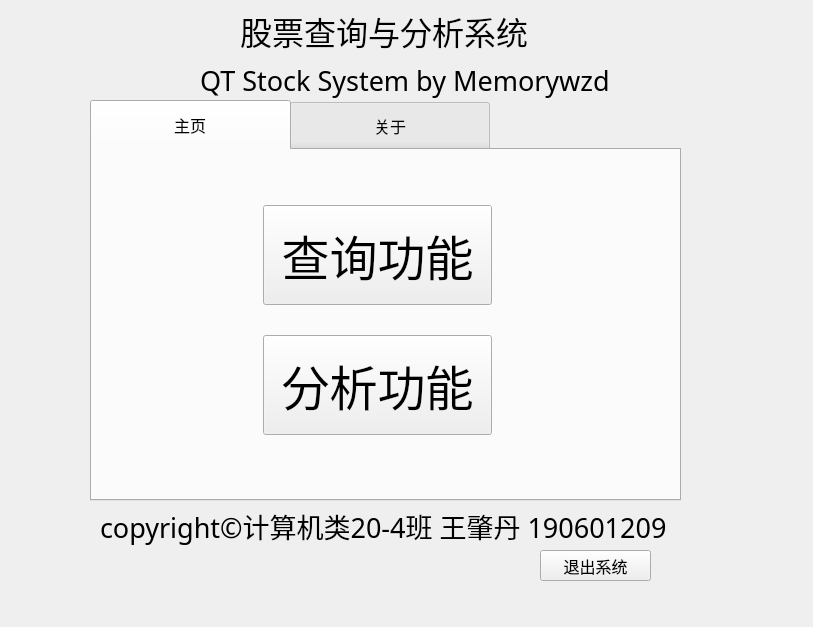
<?xml version="1.0" encoding="UTF-8"?>
<ui version="4.0">
 <class>QStocksysClass</class>
 <widget class="QWidget" name="QStocksysClass">
  <property name="geometry">
   <rect>
    <x>0</x>
    <y>0</y>
    <width>813</width>
    <height>627</height>
   </rect>
  </property>
  <property name="font">
   <font>
    <family>等线</family>
    <pointsize>12</pointsize>
   </font>
  </property>
  <property name="windowTitle">
   <string>股票分析与查询系统- By Memorywzd</string>
  </property>
  <widget class="QLabel" name="label">
   <property name="geometry">
    <rect>
     <x>200</x>
     <y>60</y>
     <width>471</width>
     <height>41</height>
    </rect>
   </property>
   <property name="font">
    <font>
     <pointsize>20</pointsize>
    </font>
   </property>
   <property name="text">
    <string>QT Stock System by Memorywzd</string>
   </property>
  </widget>
  <widget class="QLabel" name="label_2">
   <property name="geometry">
    <rect>
     <x>240</x>
     <y>10</y>
     <width>401</width>
     <height>41</height>
    </rect>
   </property>
   <property name="font">
    <font>
     <pointsize>24</pointsize>
    </font>
   </property>
   <property name="text">
    <string>股票查询与分析系统</string>
   </property>
  </widget>
  <widget class="QLabel" name="label_3">
   <property name="geometry">
    <rect>
     <x>100</x>
     <y>500</y>
     <width>681</width>
     <height>51</height>
    </rect>
   </property>
   <property name="font">
    <font>
     <pointsize>20</pointsize>
    </font>
   </property>
   <property name="text">
    <string>copyright©计算机类20-4班 王肇丹 190601209</string>
   </property>
  </widget>
  <widget class="QTabWidget" name="tabWidget">
   <property name="geometry">
    <rect>
     <x>90</x>
     <y>100</y>
     <width>591</width>
     <height>401</height>
    </rect>
   </property>
   <property name="font">
    <font>
     <family>等线</family>
     <pointsize>12</pointsize>
    </font>
   </property>
   <property name="styleSheet">
    <string notr="true">QTabBar::tab{width:200}

QTabBar::tab{height:50}</string>
   </property>
   <property name="currentIndex">
    <number>0</number>
   </property>
   <widget class="QWidget" name="tab">
    <attribute name="title">
     <string>主页</string>
    </attribute>
    <widget class="QWidget" name="verticalLayoutWidget">
     <property name="geometry">
      <rect>
       <x>160</x>
       <y>20</y>
       <width>251</width>
       <height>301</height>
      </rect>
     </property>
     <layout class="QVBoxLayout" name="verticalLayout">
      <property name="sizeConstraint">
       <enum>QLayout::SetDefaultConstraint</enum>
      </property>
      <item>
       <widget class="QPushButton" name="pushButton">
        <property name="minimumSize">
         <size>
          <width>50</width>
          <height>100</height>
         </size>
        </property>
        <property name="font">
         <font>
          <family>等线</family>
          <pointsize>36</pointsize>
         </font>
        </property>
        <property name="text">
         <string>查询功能</string>
        </property>
       </widget>
      </item>
      <item>
       <widget class="QPushButton" name="pushButton_2">
        <property name="minimumSize">
         <size>
          <width>50</width>
          <height>100</height>
         </size>
        </property>
        <property name="font">
         <font>
          <family>等线</family>
          <pointsize>36</pointsize>
         </font>
        </property>
        <property name="text">
         <string>分析功能</string>
        </property>
       </widget>
      </item>
     </layout>
    </widget>
   </widget>
   <widget class="QWidget" name="tab_2">
    <attribute name="title">
     <string>关于</string>
    </attribute>
    <widget class="QTextBrowser" name="textBrowser">
     <property name="geometry">
      <rect>
       <x>70</x>
       <y>50</y>
       <width>471</width>
       <height>271</height>
      </rect>
     </property>
     <property name="html">
      <string>&lt;!DOCTYPE HTML PUBLIC &quot;-//W3C//DTD HTML 4.0//EN&quot; &quot;http://www.w3.org/TR/REC-html40/strict.dtd&quot;&gt;
&lt;html&gt;&lt;head&gt;&lt;meta name=&quot;qrichtext&quot; content=&quot;1&quot; /&gt;&lt;style type=&quot;text/css&quot;&gt;
p, li { white-space: pre-wrap; }
&lt;/style&gt;&lt;/head&gt;&lt;body style=&quot; font-family:'SimSun'; font-size:9pt; font-weight:400; font-style:normal;&quot;&gt;
&lt;p align=&quot;center&quot; style=&quot; margin-top:0px; margin-bottom:0px; margin-left:0px; margin-right:0px; -qt-block-indent:0; text-indent:0px;&quot;&gt;&lt;span style=&quot; font-family:'MS Shell Dlg 2'; font-size:14pt;&quot;&gt;说明：&lt;/span&gt;&lt;/p&gt;
&lt;p align=&quot;center&quot; style=&quot; margin-top:0px; margin-bottom:0px; margin-left:0px; margin-right:0px; -qt-block-indent:0; text-indent:0px;&quot;&gt;&lt;span style=&quot; font-family:'MS Shell Dlg 2'; font-size:14pt;&quot;&gt;系统主界面有两个选项卡&lt;/span&gt;&lt;/p&gt;
&lt;p align=&quot;center&quot; style=&quot; margin-top:0px; margin-bottom:0px; margin-left:0px; margin-right:0px; -qt-block-indent:0; text-indent:0px;&quot;&gt;&lt;span style=&quot; font-family:'MS Shell Dlg 2'; font-size:14pt;&quot;&gt;“主页”选项卡用于选择系统的两个主要功能&lt;/span&gt;&lt;/p&gt;
&lt;p align=&quot;center&quot; style=&quot; margin-top:0px; margin-bottom:0px; margin-left:0px; margin-right:0px; -qt-block-indent:0; text-indent:0px;&quot;&gt;&lt;span style=&quot; font-family:'MS Shell Dlg 2'; font-size:14pt;&quot;&gt;“关于”选项卡即本页面&lt;/span&gt;&lt;/p&gt;
&lt;p align=&quot;center&quot; style=&quot;-qt-paragraph-type:empty; margin-top:0px; margin-bottom:0px; margin-left:0px; margin-right:0px; -qt-block-indent:0; text-indent:0px; font-family:'MS Shell Dlg 2'; font-size:14pt;&quot;&gt;&lt;br /&gt;&lt;/p&gt;
&lt;p align=&quot;center&quot; style=&quot; margin-top:0px; margin-bottom:0px; margin-left:0px; margin-right:0px; -qt-block-indent:0; text-indent:0px;&quot;&gt;&lt;span style=&quot; font-family:'MS Shell Dlg 2'; font-size:14pt;&quot;&gt;在“主页”点击任何一个按钮即可进入功能&lt;/span&gt;&lt;/p&gt;
&lt;p align=&quot;center&quot; style=&quot; margin-top:0px; margin-bottom:0px; margin-left:0px; margin-right:0px; -qt-block-indent:0; text-indent:0px;&quot;&gt;&lt;span style=&quot; font-family:'MS Shell Dlg 2'; font-size:14pt;&quot;&gt;点击主界面右下角的“退出系统”按钮即可关闭&lt;/span&gt;&lt;/p&gt;&lt;/body&gt;&lt;/html&gt;</string>
     </property>
    </widget>
   </widget>
  </widget>
  <widget class="QPushButton" name="pushButton_3">
   <property name="geometry">
    <rect>
     <x>540</x>
     <y>550</y>
     <width>111</width>
     <height>31</height>
    </rect>
   </property>
   <property name="text">
    <string>退出系统</string>
   </property>
  </widget>
 </widget>
 <layoutdefault spacing="6" margin="11"/>
 <resources>
  <include location="qstocksys.qrc"/>
 </resources>
 <connections>
  <connection>
   <sender>pushButton_3</sender>
   <signal>clicked()</signal>
   <receiver>QStocksysClass</receiver>
   <slot>close()</slot>
   <hints>
    <hint type="sourcelabel">
     <x>624</x>
     <y>562</y>
    </hint>
    <hint type="destinationlabel">
     <x>690</x>
     <y>558</y>
    </hint>
   </hints>
  </connection>
 </connections>
</ui>
